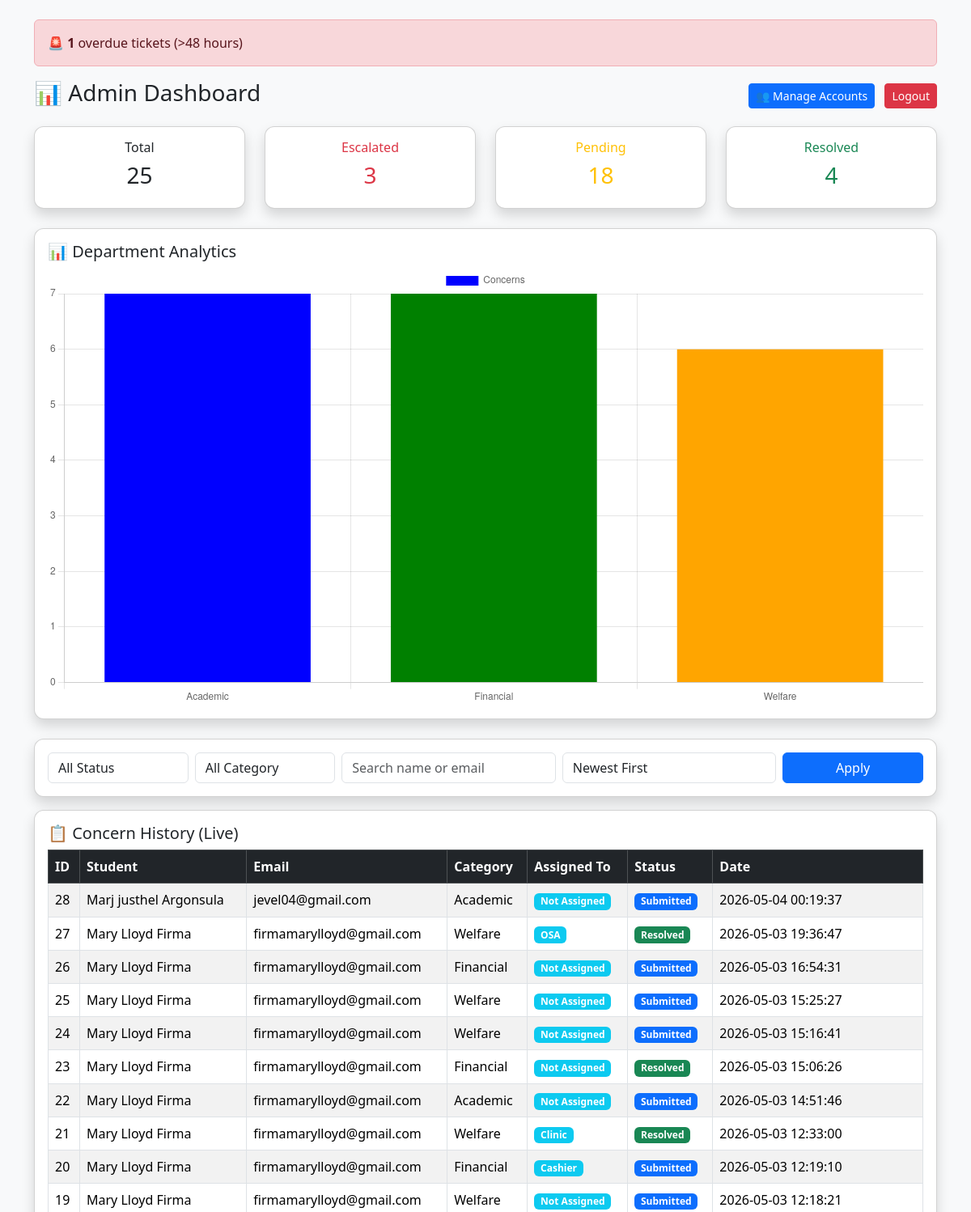
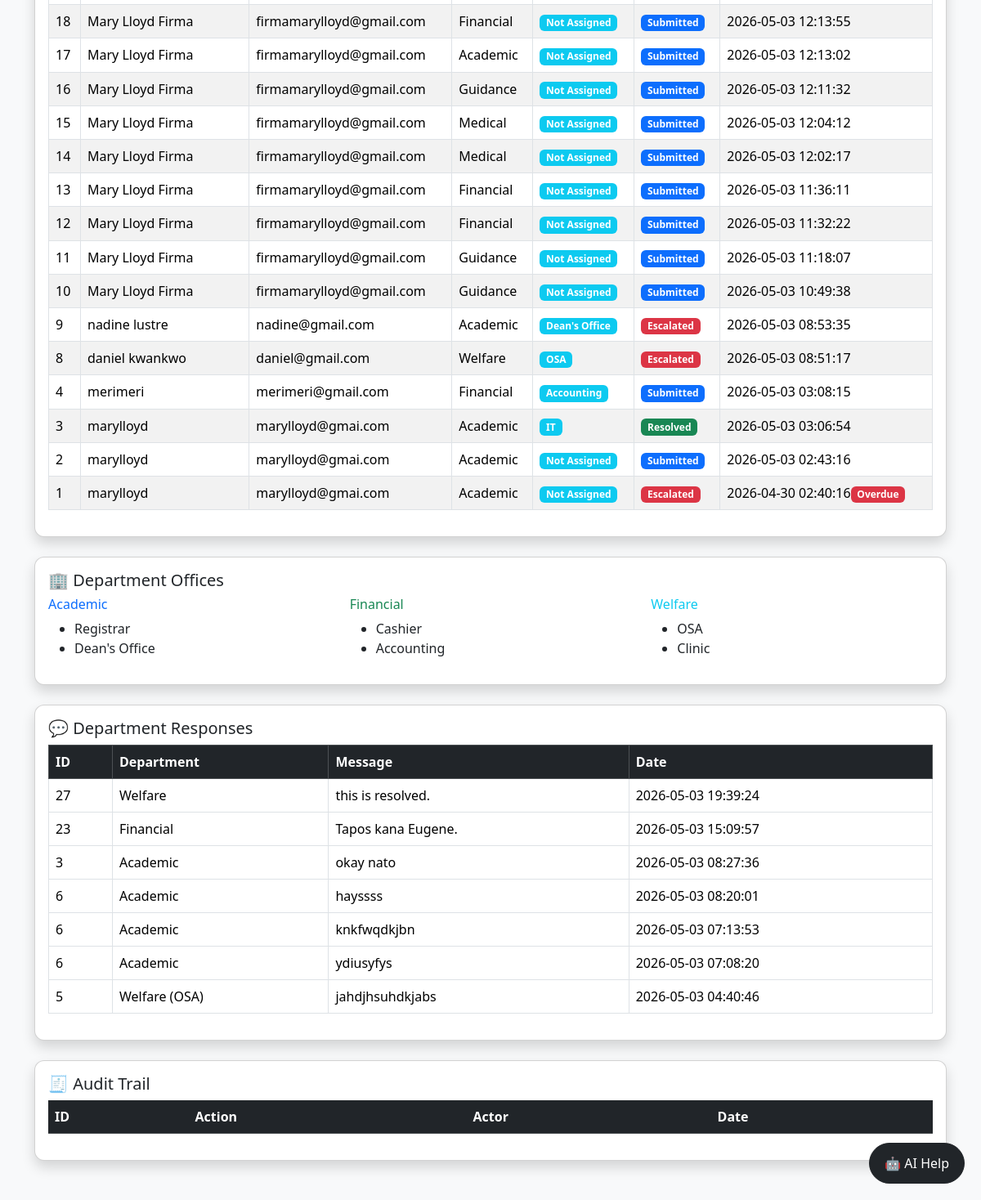
Page /admin/dashboard.php (signed in) on the committed database (2 pictures, top to bottom).
### tables this page shows
CREATE TABLE `concerns` (
  `id` int(11) NOT NULL,
  `student_name` varchar(100) DEFAULT NULL,
  `email` varchar(100) DEFAULT NULL,
  `category` varchar(50) DEFAULT NULL,
  `description` text DEFAULT NULL,
  `attachment` varchar(255) DEFAULT NULL,
  `is_anonymous` tinyint(1) DEFAULT NULL,
  `status` varchar(50) DEFAULT 'Submitted',
  `department` varchar(100) DEFAULT NULL,
  `assigned_to` varchar(100) DEFAULT NULL,
  `created_at` timestamp NOT NULL DEFAULT current_timestamp(),
  `updated_at` timestamp NULL DEFAULT NULL,
  `assigned_by` varchar(100) DEFAULT NULL
);

CREATE TABLE `responses` (
  `id` int(11) NOT NULL,
  `concern_id` int(11) DEFAULT NULL,
  `department` varchar(100) DEFAULT NULL,
  `message` text DEFAULT NULL,
  `created_at` timestamp NOT NULL DEFAULT current_timestamp()
);

### admin/dashboard.php (the view, shortened to what this page needs)
<?php
include("../config/db.php");
$total = $conn->query("SELECT COUNT(*) as t FROM concerns")->fetch_assoc()['t'];
$esc = $conn->query("SELECT COUNT(*) as e FROM concerns WHERE status='Escalated'")->fetch_assoc()['e'];
$pending = $conn->query("SELECT COUNT(*) as p FROM concerns WHERE status='Submitted'")->fetch_assoc()['p'];
$resolved = $conn->query("SELECT COUNT(*) as r FROM concerns WHERE status='Resolved'")->fetch_assoc()['r'];
$acad = $conn->query("SELECT COUNT(*) as c FROM concerns WHERE category='Academic'")->fetch_assoc()['c'];
$fin = $conn->query("SELECT COUNT(*) as c FROM concerns WHERE category='Financial'")->fetch_assoc()['c'];
$wel = $conn->query("SELECT COUNT(*) as c FROM concerns WHERE category='Welfare'")->fetch_assoc()['c'];
$overdue = $conn->query("
    SELECT COUNT(*) as o
    FROM concerns
    WHERE status != 'Resolved'
    AND TIMESTAMPDIFF(HOUR, created_at, NOW()) > 48
")->fetch_assoc()['o'];
$where = "WHERE 1=1";
$order = "ORDER BY created_at DESC";
?>
<!DOCTYPE html>
<html>
<head>
<link href="https://cdn.jsdelivr.net/npm/bootstrap@5.3.3/dist/css/bootstrap.min.css" rel="stylesheet">
</head>
<body class="bg-light">
<div class="container mt-4">
<?php if($overdue > 0): ?>
<div class="alert alert-danger">
🚨 <strong><?= $overdue ?></strong> overdue tickets (>48 hours)
</div>
<?php endif; ?>
<div class="d-flex justify-content-between align-items-center mb-3">
    <h3>📊 Admin Dashboard</h3>
    <div>
        <a href="manage_accounts.php" class="btn btn-primary btn-sm me-2">👥 Manage Accounts</a>
        <a href="../logout.php" class="btn btn-danger btn-sm">Logout</a>
    </div>
</div>
<div class="row mb-4">
    <div class="col-md-3">
        <div class="card p-3 text-center shadow">
            <h6>Total</h6>
            <h3><?= $total ?></h3>
        </div>
    </div>
    <div class="col-md-3">
        <div class="card p-3 text-center text-danger shadow">
            <h6>Escalated</h6>
            <h3><?= $esc ?></h3>
        </div>
    </div>
    <div class="col-md-3">
        <div class="card p-3 text-center text-warning shadow">
            <h6>Pending</h6>
            <h3><?= $pending ?></h3>
        </div>
    </div>
    <div class="col-md-3">
        <div class="card p-3 text-center text-success shadow">
            <h6>Resolved</h6>
            <h3><?= $resolved ?></h3>
        </div>
    </div>
</div>
<div class="card p-3 shadow mb-4">
<h5>📊 Department Analytics</h5>
<canvas id="deptChart"></canvas>
</div>
<script>
new Chart(document.getElementById('deptChart'), {
    type: 'bar',
    data: {
        labels: ['Academic','Financial','Welfare'],
        datasets: [{
            label: 'Concerns',
            data: [<?= $acad ?>, <?= $fin ?>, <?= $wel ?>],
            backgroundColor: ['blue','green','orange']
        }]
    }
});
</script>
<div class="card shadow p-3 mb-3">
<form method="GET" class="row g-2">
<div class="col-md-2">
<select name="status" class="form-control">
    <option value="">All Status</option>
</select>
</div>
<div class="col-md-2">
<select name="category" class="form-control">
    <option value="">All Category</option>
</select>
</div>
<div class="col-md-3">
<input type="text" name="search" class="form-control" placeholder="Search name or email">
</div>
<div class="col-md-3">
<select name="sort" class="form-control">
    <option value="newest">Newest First</option>
</select>
</div>
<div class="col-md-2">
<button class="btn btn-primary w-100">Apply</button>
</div>
</form>
</div>
<div class="card shadow p-3 mb-4">
<h5>📋 Concern History (Live)</h5>
<table class="table table-striped table-bordered">
<thead class="table-dark">
<tr>
<th>ID</th><th>Student</th><th>Email</th><th>Category</th><th>Assigned To</th><th>Status</th><th>Date</th>
</tr>
</thead>
<tbody>
<?php
$res = $conn->query("SELECT * FROM concerns $where $order");
while($row = $res->fetch_assoc()):
?>
<tr>
<td><?= $row['id'] ?></td>
<td><?= $row['student_name'] ?></td>
<td><?= $row['email'] ?></td>
<td><?= $row['category'] ?></td>
<td>
<span class="badge bg-info">
<?= !empty($row['assigned_to']) ? $row['assigned_to'] : 'Not Assigned' ?>
</span>
</td>
<td>
<?php if($row['status']=='Escalated'): ?>
<span class="badge bg-danger">Escalated</span>
<?php elseif($row['status']=='Submitted'): ?>
<span class="badge bg-primary">Submitted</span>
<?php elseif($row['status']=='Resolved'): ?>
<span class="badge bg-success">Resolved</span>
<?php endif; ?>
</td>
<td>
<?= $row['created_at'] ?>
<?php
$hours = (time() - strtotime($row['created_at'])) / 3600;
if($row['status'] != 'Resolved' && $hours > 48):
?>
<span class="badge bg-danger">Overdue</span>
<?php endif; ?>
</td>
</tr>
<?php endwhile; ?>
</tbody>
</table>
</div>
<div class="card shadow p-3 mb-4">
<h5>🏢 Department Offices</h5>
<div class="row">
<div class="col-md-4"><h6 class="text-primary">Academic</h6><ul><li>Registrar</li><li>Dean's Office</li></ul></div>
<div class="col-md-4"><h6 class="text-success">Financial</h6><ul><li>Cashier</li><li>Accounting</li></ul></div>
<div class="col-md-4"><h6 class="text-info">Welfare</h6><ul><li>OSA</li><li>Clinic</li></ul></div>
</div>
</div>
<div class="card shadow p-3 mb-4">
<h5>💬 Department Responses</h5>
<table class="table table-bordered">
<thead class="table-dark">
<tr><th>ID</th><th>Department</th><th>Message</th><th>Date</th></tr>
</thead>
<tbody>
<?php
$res2 = $conn->query("SELECT * FROM responses ORDER BY created_at DESC");
while($r = $res2->fetch_assoc()):
?>
<tr>
<td><?= $r['concern_id'] ?></td>
<td><?= $r['department'] ?></td>
<td><?= $r['message'] ?></td>
<td><?= $r['created_at'] ?></td>
</tr>
<?php endwhile; ?>
</tbody>
</table>
</div>
<div class="card shadow p-3 mb-5">
<h5>🧾 Audit Trail</h5>
<table class="table table-striped">
<thead class="table-dark">
<tr><th>ID</th><th>Action</th><th>Actor</th><th>Date</th></tr>
</thead>
</table>
</div>
</div>
<button id="aiBtn" class="btn btn-dark" data-bs-toggle="modal" data-bs-target="#aiModal">
🤖 AI Help
</button>
</body>
</html>

### admin/dashboard.php (style rules this page uses)
.card { border-radius:12px; }
#aiBtn { position:fixed; bottom:20px; right:20px; z-index:999; border-radius:50px; padding:12px 18px; }

### rows in the picture
concerns: id "28", student_name "Marj justhel Argonsula", email "jevel04@gmail.com", category "Academic", shows "Not Assigned", status "Submitted", created_at "2026-05-04 00:19:37"
concerns: id "27", student_name "Mary Lloyd Firma", email "firmamarylloyd@gmail.com", category "Welfare", assigned_to "OSA", status "Resolved", created_at "2026-05-03 19:36:47"
concerns: id "26", student_name "Mary Lloyd Firma", email "firmamarylloyd@gmail.com", category "Financial", shows "Not Assigned", status "Submitted", created_at "2026-05-03 16:54:31"
concerns: id "25", student_name "Mary Lloyd Firma", email "firmamarylloyd@gmail.com", category "Welfare", shows "Not Assigned", status "Submitted", created_at "2026-05-03 15:25:27"
concerns: id "24", student_name "Mary Lloyd Firma", email "firmamarylloyd@gmail.com", category "Welfare", shows "Not Assigned", status "Submitted", created_at "2026-05-03 15:16:41"
concerns: id "23", student_name "Mary Lloyd Firma", email "firmamarylloyd@gmail.com", category "Financial", shows "Not Assigned", status "Resolved", created_at "2026-05-03 15:06:26"
concerns: id "22", student_name "Mary Lloyd Firma", email "firmamarylloyd@gmail.com", category "Academic", shows "Not Assigned", status "Submitted", created_at "2026-05-03 14:51:46"
concerns: id "21", student_name "Mary Lloyd Firma", email "firmamarylloyd@gmail.com", category "Welfare", assigned_to "Clinic", status "Resolved", created_at "2026-05-03 12:33:00"
concerns: id "20", student_name "Mary Lloyd Firma", email "firmamarylloyd@gmail.com", category "Financial", assigned_to "Cashier", status "Submitted", created_at "2026-05-03 12:19:10"
concerns: id "19", student_name "Mary Lloyd Firma", email "firmamarylloyd@gmail.com", category "Welfare", shows "Not Assigned", status "Submitted", created_at "2026-05-03 12:18:21"
concerns: id "18", student_name "Mary Lloyd Firma", email "firmamarylloyd@gmail.com", category "Financial", shows "Not Assigned", status "Submitted", created_at "2026-05-03 12:13:55"
concerns: id "17", student_name "Mary Lloyd Firma", email "firmamarylloyd@gmail.com", category "Academic", shows "Not Assigned", status "Submitted", created_at "2026-05-03 12:13:02"
concerns: id "16", student_name "Mary Lloyd Firma", email "firmamarylloyd@gmail.com", category "Guidance", shows "Not Assigned", status "Submitted", created_at "2026-05-03 12:11:32"
concerns: id "15", student_name "Mary Lloyd Firma", email "firmamarylloyd@gmail.com", category "Medical", shows "Not Assigned", status "Submitted", created_at "2026-05-03 12:04:12"
concerns: id "14", student_name "Mary Lloyd Firma", email "firmamarylloyd@gmail.com", category "Medical", shows "Not Assigned", status "Submitted", created_at "2026-05-03 12:02:17"
concerns: id "13", student_name "Mary Lloyd Firma", email "firmamarylloyd@gmail.com", category "Financial", shows "Not Assigned", status "Submitted", created_at "2026-05-03 11:36:11"
concerns: id "12", student_name "Mary Lloyd Firma", email "firmamarylloyd@gmail.com", category "Financial", shows "Not Assigned", status "Submitted", created_at "2026-05-03 11:32:22"
concerns: id "11", student_name "Mary Lloyd Firma", email "firmamarylloyd@gmail.com", category "Guidance", shows "Not Assigned", status "Submitted", created_at "2026-05-03 11:18:07"
concerns: id "10", student_name "Mary Lloyd Firma", email "firmamarylloyd@gmail.com", category "Guidance", shows "Not Assigned", status "Submitted", created_at "2026-05-03 10:49:38"
concerns: id "9", student_name "nadine lustre", email "nadine@gmail.com", category "Academic", assigned_to "Dean's Office", status "Escalated", created_at "2026-05-03 08:53:35"
concerns: id "8", student_name "daniel kwankwo", email "daniel@gmail.com", category "Welfare", assigned_to "OSA", status "Escalated", created_at "2026-05-03 08:51:17"
concerns: id "4", student_name "merimeri", email "merimeri@gmail.com", category "Financial", assigned_to "Accounting", status "Submitted", created_at "2026-05-03 03:08:15"
concerns: id "3", student_name "marylloyd", email "marylloyd@gmai.com", category "Academic", assigned_to "IT", status "Resolved", created_at "2026-05-03 03:06:54"
concerns: id "2", student_name "marylloyd", email "marylloyd@gmai.com", category "Academic", shows "Not Assigned", status "Submitted", created_at "2026-05-03 02:43:16"
concerns: id "1", student_name "marylloyd", email "marylloyd@gmai.com", category "Academic", shows "Not Assigned", status "Escalated", created_at "2026-04-30 02:40:16"
responses: concern "27", department "Welfare", message "this is resolved.", created_at "2026-05-03 19:39:24"
responses: concern "23", department "Financial", message "Tapos kana Eugene.", created_at "2026-05-03 15:09:57"
responses: concern "3", department "Academic", message "okay nato", created_at "2026-05-03 08:27:36"
responses: concern "6", department "Academic", message "hayssss", created_at "2026-05-03 08:20:01"
responses: concern "6", department "Academic", message "knkfwqdkjbn", created_at "2026-05-03 07:13:53"
responses: concern "6", department "Academic", message "ydiusyfys", created_at "2026-05-03 07:08:20"
responses: concern "5", department "Welfare (OSA)", message "jahdjhsuhdkjabs", created_at "2026-05-03 04:40:46"

### other values in the picture
$overdue "1"
$total "25"
$esc "3"
$pending "18"
$resolved "4"
chart data {{ $acad }} 7
chart data {{ $fin }} 7
chart data {{ $wel }} 6
